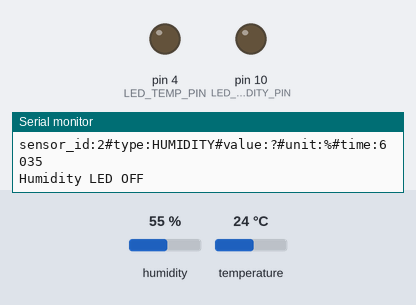
Simulated run of this sketch. Board: Arduino Uno, built with avr-gcc and run on an emulated ATmega328P. Parts: output pins drawn as LEDs (lit = HIGH), the last lines printed to the serial monitor. Inputs (shaded band) come from the test bench; at power-on: humidity 55 %, temperature 24 °C.

Above: at 6.8 s.
6.9 s: humidity set to 58 %
12.3 s: humidity set to 61 %
At 15.4 s:
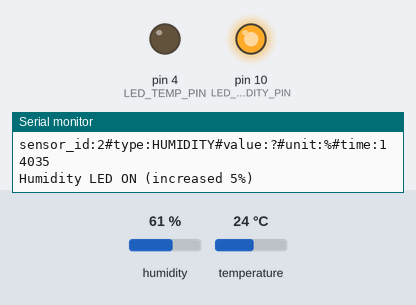
17.7 s: temperature set to 27 °C
23.1 s: temperature set to 30 °C
At 26.8 s:
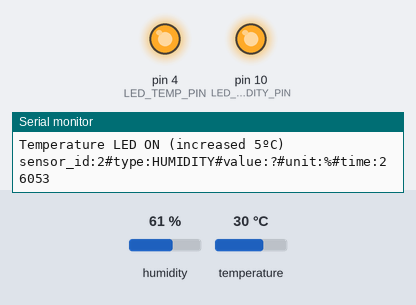
28.5 s: humidity set to 22 %
At 31.0 s:
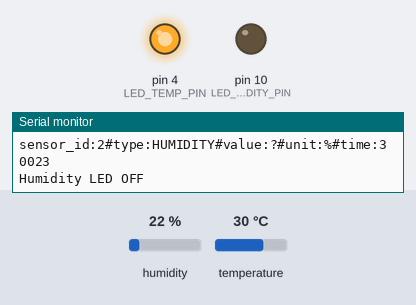
33.9 s: humidity set to 68 %
At 34.6 s:
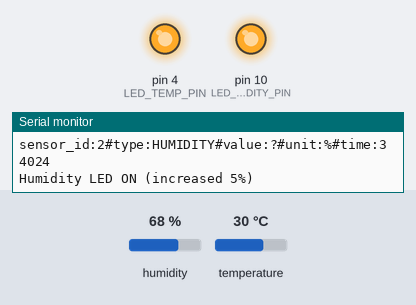
Timing chart, 0 to 36.9 s (numbered marks = the images above; inputs shaded):
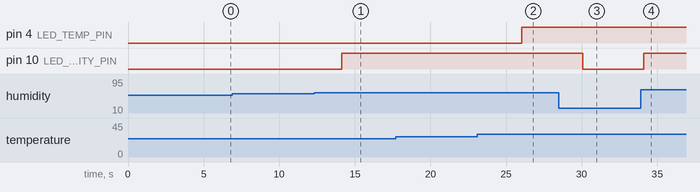

The sketch:

USFA01.ino
```cpp
#include "DHT.h"
#include <arduino-timer.h>

#define DHTPIN 16
#define DHTTYPE DHT11

#define LED_TEMP_PIN 4    // LED ligado ao GP4
#define LED_HUMIDITY_PIN 10 // LED ligado ao GP10

#define TOGGLE_LED_PERIOD 1000 // milliseconds
#define TEMP_CHECK_PERIOD 2000
#define HUMIDITY_CHECK_PERIOD 2000
#define DATA_LENGTH 100

DHT dht(DHTPIN, DHTTYPE);
auto timer = timer_create_default(); // Create a timer with default settings

float initialTemperature = -1000;  // Value to store the initial temperature
float initialHumidity = -1000;     // Value to store the initial humidity

bool temperatureLedOn = false; // Track if temperature LED is already on
bool humidityLedOn = false;    // Track if humidity LED is already on

enum sensor_type { TEMPERATURE, HUMIDITY };
enum sensor_unit { CELSIUS, PERCENT };

const char *sensor_types[] = { "TEMPERATURE", "HUMIDITY" };
const char *sensor_units[] = { "C", "%" };

void send_data(int id, sensor_type t, float r, sensor_unit u, unsigned long m) {
    char buffer[DATA_LENGTH];
    snprintf(buffer, DATA_LENGTH - 1,
             "sensor_id:%d#type:%s#value:%.2f#unit:%s#time:%lu",
             id, sensor_types[t], r, sensor_units[u], m);
    Serial.println(buffer);
}

bool check_temperature(void *) {
    float currentTemp = dht.readTemperature();
    if (!isnan(currentTemp)) {
        // Enviar dados do sensor para o Serial
        send_data(1, TEMPERATURE, currentTemp, CELSIUS, millis());

        // Set the initial temperature if not yet initialized
        if (initialTemperature == -1000) {
            initialTemperature = currentTemp;
        }

        // Check if the temperature increased by 5 or more
        if (currentTemp >= initialTemperature + 5) {
            if (!temperatureLedOn) { // Only print "LED ON" when turning on
                Serial.println("Temperature LED ON (increased 5ºC) ");
                temperatureLedOn = true;
            }
            digitalWrite(LED_TEMP_PIN, HIGH); // Turn on temperature LED
        } else if (currentTemp < initialTemperature + 5) {
            temperatureLedOn = false; // Reset the flag when below threshold
            Serial.println("Temperature LED OFF");
            digitalWrite(LED_TEMP_PIN, LOW); // Turn off temperature LED
        }
    }
    return true; // Keep the timer active
}

bool check_humidity(void *) {
    float currentHumidity = dht.readHumidity();
    if (!isnan(currentHumidity)) {
        // Enviar dados do sensor para o Serial
        send_data(2, HUMIDITY, currentHumidity, PERCENT, millis());

        // Set the initial humidity if not yet initialized
        if (initialHumidity == -1000) {
            initialHumidity = currentHumidity;
        }

        // Check if the humidity increased by 5% or more
        if (currentHumidity >= initialHumidity + 5) {
            if (!humidityLedOn) { // Only print "LED ON" when turning on
                Serial.println("Humidity LED ON (increased 5%)");
                humidityLedOn = true;
            }
            digitalWrite(LED_HUMIDITY_PIN, HIGH); // Turn on humidity LED
        } else if (currentHumidity < initialHumidity + 5) {
            humidityLedOn = false; // Reset the flag when below threshold
            Serial.println("Humidity LED OFF");
            digitalWrite(LED_HUMIDITY_PIN, LOW); // Turn off humidity LED
        }
    }
    return true; // Keep the timer active
}

void setup() {
    pinMode(LED_TEMP_PIN, OUTPUT);       // Configure temperature LED pin as output
    pinMode(LED_HUMIDITY_PIN, OUTPUT);   // Configure humidity LED pin as output
    Serial.begin(9600);
    dht.begin();

    // Set up periodic tasks
    timer.every(TEMP_CHECK_PERIOD, check_temperature);
    timer.every(HUMIDITY_CHECK_PERIOD, check_humidity);
}

void loop() {
    timer.tick(); // Process scheduled tasks
}
```

Measured:
- the behaviour switches between 59 and 60 % on humidity (found by bisection; images 0 and 1)
- the behaviour switches between 28 and 29 °C on temperature (found by bisection; images 1 and 2)
- after the input at 12.3 s, pin 10 (LED_HUMIDITY_PIN): LOW → HIGH after 1.8 s
- after the input at 23.1 s, pin 4 (LED_TEMP_PIN): LOW → HIGH after 3.0 s
- after the input at 28.5 s, pin 10 (LED_HUMIDITY_PIN): HIGH → LOW after 1.6 s
- after the input at 33.9 s, pin 10 (LED_HUMIDITY_PIN): LOW → HIGH after 0.20 s
